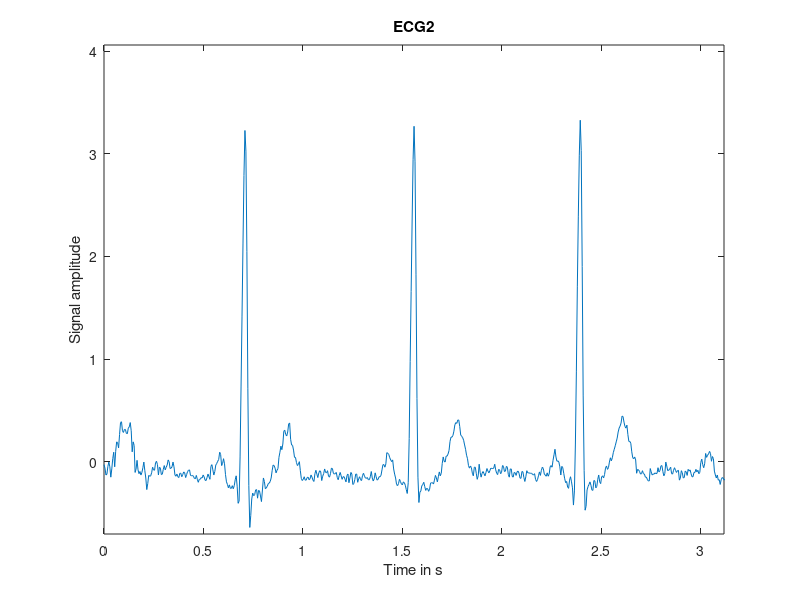
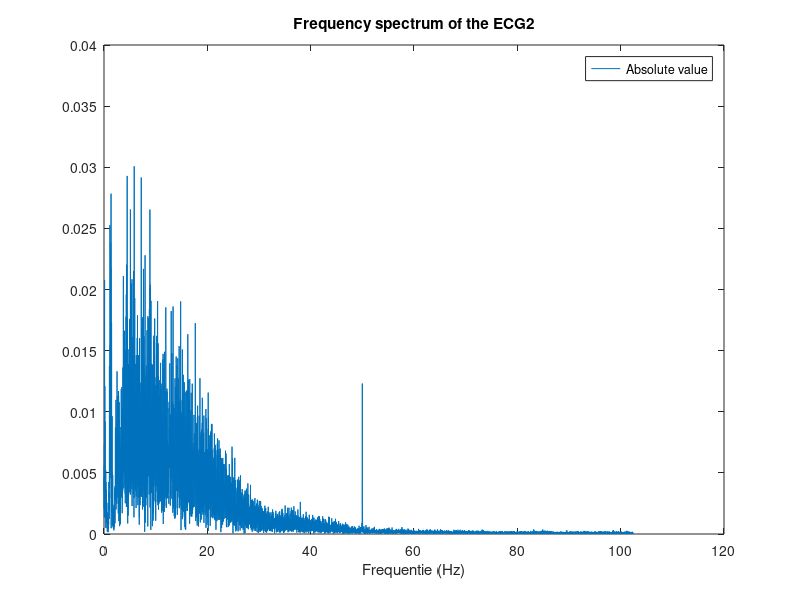

These charts were generated, in order, by the following MATLAB code: (Note: this script raises an error after producing the figures.)
%{
mainecg2.m
Autor: Laurens Le Jeune and Jonathan Luijsmans
%}

close all
%% 1)Give sample time domain signal:
%Signal of ecg2
signal = load('ecg2.mat');
signal = signal.ecg2;

%Sample frequency and period
fs = 204.73;
Ts = 1/fs;

%Nyquist frequency
fn = fs / 2;

%Extrema and length of the raw signal
sig_max = max(signal);
sig_min = min(signal);
m = length(signal);
%Plot the signal in the time domain
totaltime = Ts*m;

time = linspace(0,totaltime,m);
plot(time,signal)
axis([0,totaltime*0.05,1.1*sig_min,1.1*sig_max]);
xlabel("Time in s");
ylabel("Signal amplitude");
title("ECG2");

%% 2.a) Spectrum analysis:
figure

%Calculate the DFT of the signal using the FFT:
n=2^nextpow2(m); %Efficiently calculate FFT using N = power of 2 
X = fft(signal,n)/n; %MATLAB requires this get the correct amplitude
X_real = real(X); %Real component of the fft
X_imag = imag(X); %Imaginary component of the fft
X_abs = abs(X); %Absolute value of the fft

%Rescaling of the output:
%Rescaling based on reccomendations from
%https://nl.mathworks.com/help/matlab/ref/fft.html
f = fs*(0:(n/2))/n;
X_plot = X_abs(1:n/2+1);

%Plot the frequency spectrum
plot(f,X_plot)
title("Frequency spectrum of the ECG2");
legend("Absolute value");
xlabel("Frequentie (Hz)");


%% BP Filter:
%We need 2 cutoff frequencies: wc1 en wc2:
f_pass1 = 30;
f_stop1 = 35;
f_pass2 = 0;
f_stop2 = 4;
w1s=f_stop1/fn*pi;     %Stopband1: [w1s,pi]
w1p=f_pass1/fn*pi;     %Passband1: [0,w1p]
w2p=f_pass2/fn*pi;     %Passband2: [0,w2p]
w2s=f_stop2/fn*pi;     %Stopband2: [w2s,pi]
% The cut-off frequency is halfway the transition band
wc1=(w1p+w1s)/2;
wc2=(w2p+w2s)/2;
%The transition band the filter needs to be configured on,
%is the smallest of the two transition bands
dw=min(w1s-w1p,w2s-w2p);
%We choose a stopband attenuation of 60dB
As = 60;

%We use a Kaiser window
M=(As-7.95)/(2.285*dw) + 1;
M = roundToNextOddInteger(M);
if As >= 50
    beta = 0.1102*(As-8.7);
elseif (As > 21) && (As < 50)
    beta = 0.5842*(As-21)^0.4 + 0.07886*(As-21);
else
    error('Error: the chosen As=%d is smaller than 22\n',As);
end
W = kaiser(M,beta);

alfa = (M-1)/2;
b_lp1 = wc1 / pi * sinc(wc1 / pi * (-alfa:alfa));
b_lp2 = wc2 / pi * sinc(wc2 / pi * (-alfa:alfa));

b_bp = (b_lp1 - b_lp2).*W';
fvtool(b_bp);

figure
signal_bp = filter(b_bp,1,signal);
plot(time,signal_bp)
hold on
plot(time,signal)
axis([0,totaltime*0.05,1.1*min(min(signal),min(signal_bp)),1.1*max(max(signal),max(signal_bp))]);
xlabel("Time in s");
ylabel("Signal amplitude");
title("ECG2 before and after bandpass filter");
legend("ECG2 after bandpass filter","ECG2 before bandpass filter");

figure
X_bp = abs(fft(signal_bp,n) / n);
X_bp = X_bp(1:n/2+1);
plot(f,X_plot)
hold on
plot(f,X_bp)
hold off
xlabel("Frequency in Hz",'fontSize',14)
ylabel("Normalized magnitude",'fontSize',14)
title("Frequency spectrum before and after bandpass")
legend("Before bandpass","After bandpass",'fontSize',14)
figure
subplot(2,1,1)
plot(time,signal)
axis([0,totaltime*0.05,1.1*min(signal),1.1*max(signal)]);
xlabel("Time in s");
ylabel("Signal amplitude");
title("ECG2 before bandpass");

subplot(2,1,2)
plot(time,signal_bp)
axis([0,totaltime*0.05,1.1*min(signal_bp),1.1*max(signal_bp)]);
xlabel("Time in s");
ylabel("Signal amplitude");
title("ECG2 after bandpass");

figure
subplot(2,1,1)
plot(time,signal)
axis([0,totaltime,1.1*min(signal),1.1*max(signal)]);
xlabel("Time in s");
ylabel("Signal amplitude");
title("ECG2 before bandpass");

subplot(2,1,2)
plot(time,signal_bp)
axis([0,totaltime,1.1*min(signal_bp),1.1*max(signal_bp)]);
xlabel("Time in s");
ylabel("Signal amplitude");
title("ECG2 after bandpass");